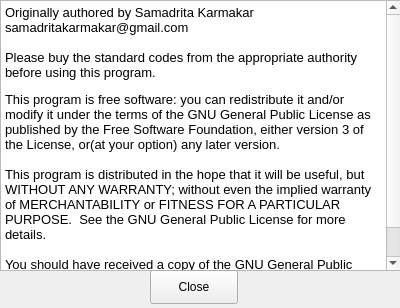
<?xml version="1.0" encoding="UTF-8"?>
<ui version="4.0">
 <class>about</class>
 <widget class="QWidget" name="about">
  <property name="geometry">
   <rect>
    <x>0</x>
    <y>0</y>
    <width>400</width>
    <height>308</height>
   </rect>
  </property>
  <property name="windowTitle">
   <string>Form</string>
  </property>
  <widget class="QTextBrowser" name="textBrowser">
   <property name="geometry">
    <rect>
     <x>0</x>
     <y>0</y>
     <width>401</width>
     <height>271</height>
    </rect>
   </property>
   <property name="html">
    <string>&lt;!DOCTYPE HTML PUBLIC &quot;-//W3C//DTD HTML 4.0//EN&quot; &quot;http://www.w3.org/TR/REC-html40/strict.dtd&quot;&gt;
&lt;html&gt;&lt;head&gt;&lt;meta name=&quot;qrichtext&quot; content=&quot;1&quot; /&gt;&lt;style type=&quot;text/css&quot;&gt;
p, li { white-space: pre-wrap; }
&lt;/style&gt;&lt;/head&gt;&lt;body style=&quot; font-family:'Noto Sans'; font-size:10pt; font-weight:400; font-style:normal;&quot;&gt;
&lt;p style=&quot; margin-top:0px; margin-bottom:0px; margin-left:0px; margin-right:0px; -qt-block-indent:0; text-indent:0px;&quot;&gt;&lt;span style=&quot; font-family:'Courier New,courier';&quot;&gt;Originally authored by Samadrita Karmakar&lt;/span&gt;&lt;/p&gt;
&lt;p style=&quot; margin-top:0px; margin-bottom:0px; margin-left:0px; margin-right:0px; -qt-block-indent:0; text-indent:0px;&quot;&gt;&lt;span style=&quot; font-family:'Courier New,courier';&quot;&gt;samadritakarmakar@gmail.com&lt;/span&gt;&lt;/p&gt;
&lt;p style=&quot;-qt-paragraph-type:empty; margin-top:0px; margin-bottom:0px; margin-left:0px; margin-right:0px; -qt-block-indent:0; text-indent:0px; font-family:'Courier New,courier';&quot;&gt;&lt;br /&gt;&lt;/p&gt;
&lt;p style=&quot; margin-top:0px; margin-bottom:0px; margin-left:0px; margin-right:0px; -qt-block-indent:0; text-indent:0px;&quot;&gt;&lt;span style=&quot; font-family:'Courier New,courier';&quot;&gt;Please buy the standard codes from the appropriate authority before using this program.&lt;/span&gt;&lt;/p&gt;
&lt;p style=&quot; margin-top:12px; margin-bottom:0px; margin-left:0px; margin-right:0px; -qt-block-indent:0; text-indent:0px;&quot;&gt;&lt;span style=&quot; font-family:'Courier New,courier';&quot;&gt;This program is free software: you can redistribute it and/or modify it under the terms of the GNU General Public License as published by the Free Software Foundation, either version 3 of the License, or(at your option) any later version.&lt;/span&gt;&lt;/p&gt;
&lt;p style=&quot;-qt-paragraph-type:empty; margin-top:0px; margin-bottom:0px; margin-left:0px; margin-right:0px; -qt-block-indent:0; text-indent:0px; font-family:'Courier New,courier';&quot;&gt;&lt;br /&gt;&lt;/p&gt;
&lt;p style=&quot; margin-top:0px; margin-bottom:0px; margin-left:0px; margin-right:0px; -qt-block-indent:0; text-indent:0px;&quot;&gt;&lt;span style=&quot; font-family:'Courier New,courier';&quot;&gt;This program is distributed in the hope that it will be useful, but WITHOUT ANY WARRANTY; without even the implied warranty of MERCHANTABILITY or FITNESS FOR A PARTICULAR PURPOSE.  See the GNU General Public License for more details.&lt;/span&gt;&lt;/p&gt;
&lt;p style=&quot;-qt-paragraph-type:empty; margin-top:0px; margin-bottom:0px; margin-left:0px; margin-right:0px; -qt-block-indent:0; text-indent:0px; font-family:'Courier New,courier';&quot;&gt;&lt;br /&gt;&lt;/p&gt;
&lt;p style=&quot; margin-top:0px; margin-bottom:0px; margin-left:0px; margin-right:0px; -qt-block-indent:0; text-indent:0px;&quot;&gt;&lt;span style=&quot; font-family:'Courier New,courier';&quot;&gt;You should have received a copy of the GNU General Public License along with this program.  If not, see &amp;lt;http://www.gnu.org/licenses/&amp;gt;.&lt;/span&gt;&lt;/p&gt;&lt;/body&gt;&lt;/html&gt;</string>
   </property>
  </widget>
  <widget class="QPushButton" name="pushButton">
   <property name="geometry">
    <rect>
     <x>150</x>
     <y>270</y>
     <width>88</width>
     <height>34</height>
    </rect>
   </property>
   <property name="text">
    <string>Close</string>
   </property>
  </widget>
 </widget>
 <resources/>
 <connections/>
</ui>
